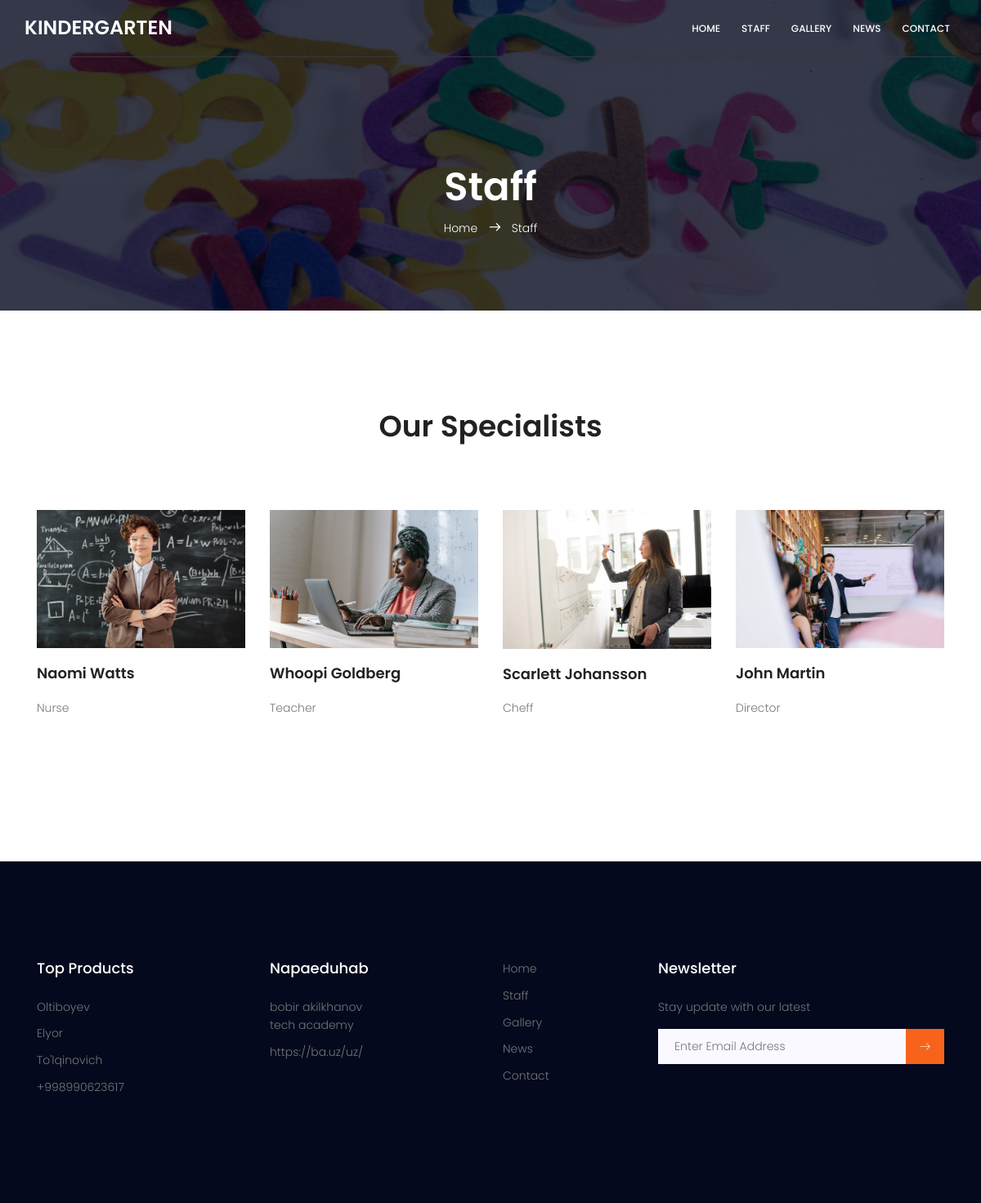
Page /staff/ on the committed database.
### main/models.py (models this page shows)
class StaffModel(models.Model):
    name = models.CharField(max_length=50)
    image = models.ImageField(upload_to='staff')
    position = models.CharField(max_length=50)
    created_at = models.DateTimeField(auto_now_add=True)
    class Meta:
        verbose_name = 'staff'
        verbose_name_plural = 'staff'

### main/views.py (the view)
# urls.py: path('staff/', StaffListView.as_view(), name='staff'),
class StaffListView(ListView):
    template_name = 'staff.html'
    queryset = StaffModel.objects.order_by('-pk')

### templates/staff.html
{% extends 'base.html' %}
{% block content %}
    <section class="banner-area relative about-banner" id="home">
        <div class="overlay overlay-bg"></div>
        <div class="container">
            <div class="row d-flex align-items-center justify-content-center">
                <div class="about-content col-lg-12">
                    <h1 class="text-white">
                        Staff
                    </h1>
                    <p class="text-white link-nav"><a href="index.html">Home </a> <span
                            class="lnr lnr-arrow-right"></span> <a href="courses.html"> Staff</a></p>
                </div>
            </div>
        </div>
    </section>
    <section class="popular-courses-area section-gap courses-page">
        <div class="container">
            <div class="row d-flex justify-content-center">
                <div class="menu-content pb-70 col-lg-8">
                    <div class="title text-center">
                        <h1 class="mb-10">Our Specialists</h1>
                    </div>
                </div>
            </div>
            <div class="row">
                {% for i in object_list %}
                <div class="single-popular-carusel col-lg-3 col-md-6">
                    <div class="thumb-wrap relative">
                        <div class="thumb relative">
                            <div class="overlay overlay-bg"></div>
                            <img class="img-fluid" src="{{ i.image.url }}" alt="">
                        </div>
                    </div>
                    <div class="details">
                        <a href="course-details.html">
                            <h4>
                                {{ i.name }}
                            </h4>
                        </a>
                        <p>
                            {{ i.position }}
                        </p>
                    </div>
                </div>
                {% endfor %}
            </div>
        </div>
    </section>
{% endblock %}

### templates/base.html (shortened to what this page needs)
{% load static %}
<!DOCTYPE html>
<html lang="zxx" class="no-js">
<head>
    <link rel="stylesheet" href="{% static 'css/linearicons.css' %}">
    <link rel="stylesheet" href="{% static 'css/font-awesome.min.css' %}">
    <link rel="stylesheet" href="{% static 'css/bootstrap.css' %}">
    <link rel="stylesheet" href="{% static 'css/magnific-popup.css' %}">
    <link rel="stylesheet" href="{% static 'css/nice-select.css' %}">
    <link rel="stylesheet" href="{% static 'css/animate.min.css' %}">
    <link rel="stylesheet" href="{% static 'css/owl.carousel.css' %}">
    <link rel="stylesheet" href="{% static 'css/jquery-ui.css' %}">
    <link rel="stylesheet" href="{% static 'css/main.css' %}">
    <link rel="stylesheet" href="{% static 'css/jquery.fancybox.min.css' %}">
</head>
<body>
{% include 'layouts/header.html' %}
{% block content %} {% endblock %}
{% include 'layouts/footer.html' %}
</body>
</html>

### templates/layouts/header.html
{% load static %}
<header id="header">
    <div class="container main-menu">
        <div class="row align-items-center justify-content-between d-flex">
            <div id="logo">
                <a><h3 style="color: #ffffff;"> KINDERGARTEN </h3></a>
            </div>
            <nav id="nav-menu-container">
                <ul class="nav-menu">
                    <li {% if request.path == '/' %} class="active" {% endif %}><a href="{% url 'home' %}">Home</a></li>
                    <li class="{% if request.path == '/staff' %}active{% endif %}"><a href="{% url 'staff' %}">Staff</a></li>
                    <li class="{% if request.path == '/' %}active{% endif %}"><a href="{% url 'gallery' %}">Gallery</a></li>
                    <li class="{% if request.path == '/' %}active{% endif %}"><a href="{% url 'news' %}">News</a></li>
                    <li class="{% if request.path == '/' %}active{% endif %}"><a href="{% url 'contact' %}">Contact</a></li>
                </ul>
            </nav>
        </div>
    </div>
</header>

### templates/layouts/footer.html (shortened to what this page needs)
{% load static %}
<footer class="footer-area section-gap">
    <div class="container">
        <div class="row">
            <div class="col-lg-3 col-md-6 col-sm-6">
                <div class="single-footer-widget">
                    <h4>Top Products</h4>
                    <ul>
                        <li><a href="#">Oltiboyev</a></li>
                        <li><a href="#"> Elyor </a></li>
                        <li><a href="#">To'lqinovich</a></li>
                        <li><a href="#">+998990623617</a></li>
                    </ul>
                </div>
            </div>
            <div class="col-lg-3 col-md-6 col-sm-6">
                <div class="single-footer-widget">
                    <h4>Napaeduhab</h4>
                    <ul>
                        <li><a href="#">bobir akilkhanov <br> tech academy</a></li>
                        <li><a href="https://ba.uz/uz/"> https://ba.uz/uz/ </a> </li>
                    </ul>
                </div>
            </div>
            <div class="col-lg-2 col-md-6 col-sm-6">
                <div class="single-footer-widget">
                    <ul>
                        <li class="{% if request.path == '/' %}active{% endif %}"><a href="{% url 'home' %}">Home</a>
                        </li>
                        <li><a href="{% url 'staff' %}">Staff</a></li>
                        <li><a href="{% url 'gallery' %}">Gallery</a></li>
                        <li><a href="{% url 'news' %}">News</a></li>
                        <li><a href="{% url 'contact' %}">Contact</a></li>
                    </ul>
                </div>
            </div>
            <div class="col-lg-4  col-md-6 col-sm-6">
                <div class="single-footer-widget">
                    <h4>Newsletter</h4>
                    <p>Stay update with our latest</p>
                    <div class="" id="mc_embed_signup">
                        <form target="_blank"
                              action="https://spondonit.us12.list-manage.com/subscribe/post?u=1462626880ade1ac87bd9c93a&amp;id=92a4423d01"
                              method="get">
                            <div class="input-group">
                                <input type="text" class="form-control" name="EMAIL" placeholder="Enter Email Address"
                                       onfocus="this.placeholder = ''"
                                       onblur="this.placeholder = 'Enter Email Address '" required="" type="email">
                                <div class="input-group-btn">
                                    <button class="btn btn-default" type="submit">
                                        <span class="lnr lnr-arrow-right"></span>
                                    </button>
                                </div>
                            </div>
                        </form>
                    </div>
                </div>
            </div>
        </div>
    </div>
</footer>

### rows in the picture
StaffModel: image (picture), name "Naomi Watts", position "Nurse"
StaffModel: image (picture), name "Whoopi Goldberg", position "Teacher"
StaffModel: image (picture), name "Scarlett Johansson", position "Cheff"
StaffModel: image (picture), name "John Martin", position "Director"
